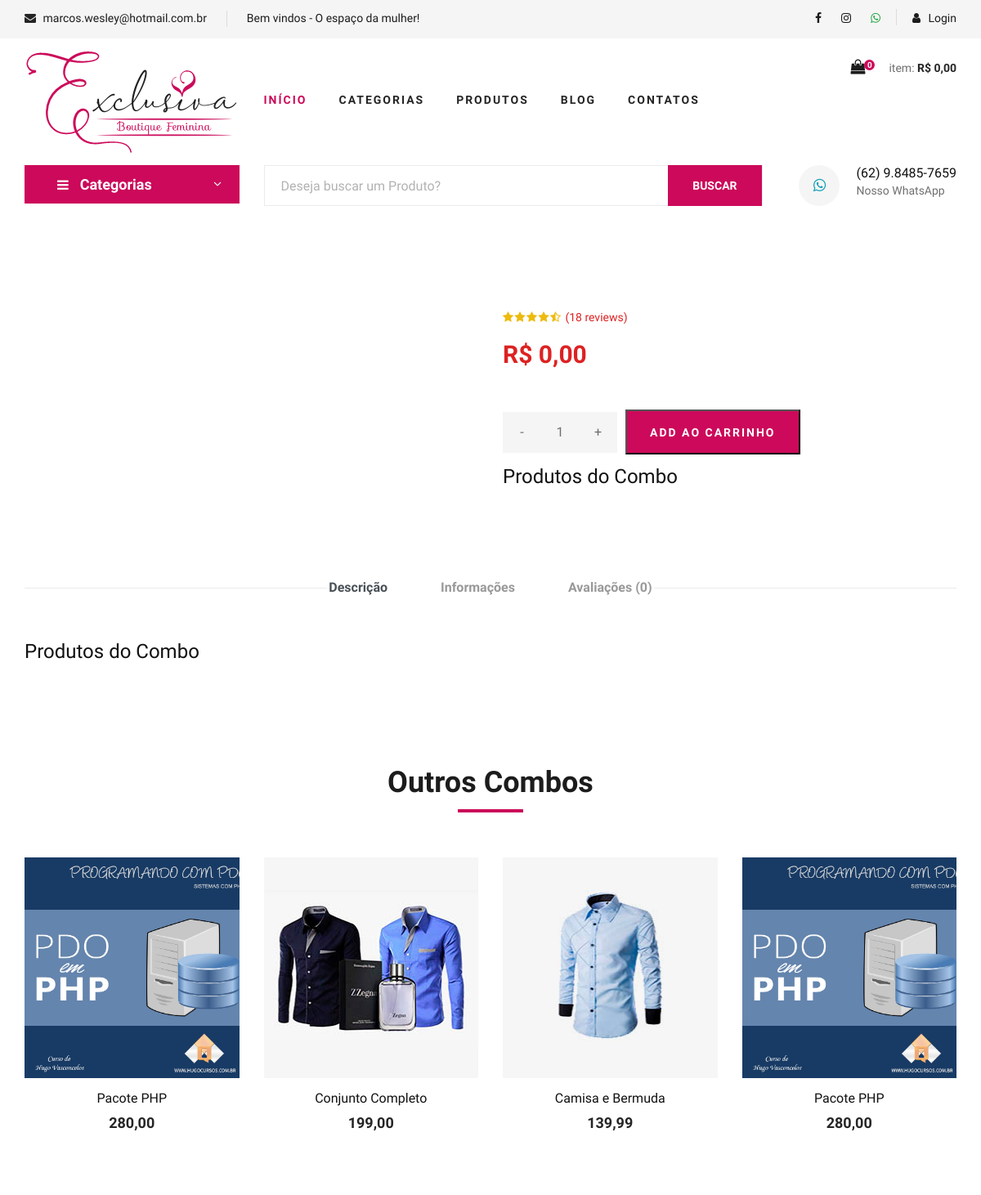
The app's page /combo.php with its own data.
### tables this page shows
CREATE TABLE `combos` (
  `id` int(11) NOT NULL AUTO_INCREMENT,
  `nome` varchar(100) NOT NULL,
  `nome_url` varchar(50) NOT NULL,
  `descricao` varchar(1000) NOT NULL,
  `descricao_longa` text NOT NULL,
  `valor` decimal(8,2) NOT NULL,
  `imagem` varchar(100) NOT NULL,
  `tipo_envio` int(1) NOT NULL,
  `palavras` varchar(250) NOT NULL,
  `ativo` varchar(5) NOT NULL,
  `peso` double(8,2) NOT NULL,
  `largura` double(8,2) NOT NULL,
  `altura` double(8,2) NOT NULL,
  `comprimento` double(8,2) NOT NULL,
  `valor_frete` decimal(10,2) DEFAULT NULL,
  `vendas` int(11) DEFAULT NULL,
  `link` varchar(150) DEFAULT NULL,
  PRIMARY KEY (`id`)
);

### combo.php (the view, shortened to what this page needs)
<?php
$produto_get = @$_GET['nome'];
?>
<?php
require_once("cabecalho.php");
require_once("cabecalho-busca.php");
$query = $pdo->query("SELECT * FROM combos where nome_url = '$produto_get' ");
$res = $query->fetchAll(PDO::FETCH_ASSOC);
$valor = $res[0]['valor'];
$id_produto = $res[0]['id'];
$valor = number_format($valor, 2, ',', '.');
?>
<section class="product-details spad">
    <div class="container">
        <div class="row">
            <div class="col-lg-6 col-md-6">
                <div class="product__details__pic">
                    <div class="product__details__pic__item">
                    </div>
                </div>
            </div>
            <div class="col-lg-6 col-md-6">
                <div class="product__details__text">
                    <div class="product__details__rating">
                        <i class="fa fa-star"></i>
                        <i class="fa fa-star"></i>
                        <i class="fa fa-star"></i>
                        <i class="fa fa-star"></i>
                        <i class="fa fa-star-half-o"></i>
                        <span>(18 reviews)</span>
                    </div>
                    <div class="product__details__price">R$ <?php echo $valor ?></div>
                    <form method="post" id="form-add">
                        <div class="product__details__quantity">
                            <div class="quantity">
                                <div class="pro-qty">
                                    <input type="text" name="quantidade" value="1">
                                </div>
                            </div>
                        </div>
                        <button class="primary-btn" id="btn-add-car">ADD AO CARRINHO</button>
                    </form>
                    <h4 class="mt-2">Produtos do Combo</h4>
                  </div>
              </div>
          </div>
          <div class="row">
              <div class="col-lg-12">
                <div class="product__details__tab">
                    <ul class="nav nav-tabs" role="tablist">
                        <li class="nav-item">
                            <a class="nav-link active" data-toggle="tab" href="#tabs-1" role="tab"
                            aria-selected="true">Descrição</a>
                        </li>
                        <li class="nav-item">
                            <a class="nav-link" data-toggle="tab" href="#tabs-2" role="tab"
                            aria-selected="false">Informações</a>
                        </li>
                       <?php
                            $query = $pdo->query("SELECT * FROM avaliacoes where id_produto = '$id_produto' ");
                            $res = $query->fetchAll(PDO::FETCH_ASSOC);
                            $total_aval = @count($res);
                         ?>
                        <li class="nav-item">
                            <a class="nav-link" data-toggle="tab" href="#tabs-3" role="tab"
                            aria-selected="false">Avaliações <span>(<?php echo $total_aval ?>)</span></a>
                        </li>
                    </ul>
                    <div class="tab-content">
                        <div class="tab-pane active" id="tabs-1" role="tabpanel">
                            <div class="product__details__tab__desc">
                                <h4 class="mt-2 mb-4">Produtos do Combo</h4>
                            </div>
                        </div>
                    </div>
                </div>
            </div>
        </div>
    </div>
</section>
<section class="related-product">
    <div class="container">
        <div class="row">
            <div class="col-lg-12">
                <div class="section-title related__product__title">
                    <h2>Outros Combos</h2>
                </div>
            </div>
        </div>
        <div class="row">
            <div class="categories__slider owl-carousel">
                <?php
                $query = $pdo->query("SELECT * FROM combos order by id desc limit 10 ");
                $res = $query->fetchAll(PDO::FETCH_ASSOC);
                for ($i=0; $i < count($res); $i++) {
                  $nome = $res[$i]['nome'];
                  $valor = $res[$i]['valor'];
                  $nome_url = $res[$i]['nome_url'];
                  $imagem = $res[$i]['imagem'];
                  $valor = number_format($valor, 2, ',', '.');
                  ?>
                  <div class="col-lg-3 col-md-4 col-sm-6 mix sapatos fresh-meat">
                      <div class="product__item">
                        <div class="product__item__pic set-bg" data-setbg="img/combos/<?php echo $imagem ?>">
                            </div>
                            <div class="product__item__text">
                                <a href="combo-<?php echo $nome_url ?>"><h6><?php echo $nome ?></h6>
                                    <h5><?php echo $valor ?></h5></a>
                                </div>
                            </div>
                        </div>
                    <?php } ?>
                </div>
            </div>
        </div>
    </section>
    <?php
    require_once("rodape.php");
    ?>

### css/style.css (style rules this page uses)
html, body { height: 100%; font-family: "Cairo", sans-serif; -webkit-font-smoothing: antialiased; font-smoothing: antialiased; }
h1, h2, h3, h4, h5, h6 { margin: 0; color: #111111; font-weight: 400; font-family: "Cairo", sans-serif; }
h2 { font-size: 36px; }
h4 { font-size: 24px; }
h5 { font-size: 18px; }
h6 { font-size: 16px; }
ul, ol { padding: 0; margin: 0; }
.section-title { margin-bottom: 50px; text-align: center; }
.section-title h2 { color: #1c1c1c; font-weight: 700; position: relative; }
.section-title h2:after { position: absolute; left: 0; bottom: -15px; right: 0; height: 4px; width: 80px; background: #CC095A; content: ""; margin: 0 auto; }
.set-bg { background-repeat: no-repeat; background-size: cover; background-position: top center; }
.spad { padding-top: 100px; padding-bottom: 100px; }
.primary-btn { display: inline-block; font-size: 14px; padding: 10px 28px 10px; color: #ffffff; text-transform: uppercase; font-weight: 700; background: #CC095A; letter-spacing: 2px; }
.categories__slider .col-lg-3 { max-width: 100%; }
.product__item { margin-bottom: 50px; }
.product__item__pic { height: 270px; position: relative; overflow: hidden; }
.product__item__text { text-align: center; padding-top: 15px; }
.product__item__text h6 { margin-bottom: 10px; }
.product__item__text h5 { color: #252525; font-weight: 700; }
.product-details { padding-top: 80px; }
.product__details__pic__item { margin-bottom: 20px; }
.product__details__text .product__details__rating { font-size: 14px; margin-bottom: 12px; }
.product__details__text .product__details__rating i { margin-right: -2px; color: #EDBB0E; }
.product__details__text .product__details__rating span { color: #dd2222; margin-left: 4px; }
.product__details__text .product__details__price { font-size: 30px; color: #dd2222; font-weight: 600; margin-bottom: 15px; }
.product__details__text .primary-btn { padding: 16px 28px 14px; margin-right: 6px; margin-bottom: 5px; }
.product__details__quantity { display: inline-block; margin-right: 6px; }
.pro-qty { width: 140px; height: 50px; display: inline-block; position: relative; text-align: center; background: #f5f5f5; margin-bottom: 5px; }
.pro-qty input { height: 100%; width: 100%; font-size: 16px; color: #6f6f6f; width: 50px; border: none; background: #f5f5f5; text-align: center; }
.product__details__tab { padding-top: 85px; }
.product__details__tab .nav-tabs { border-bottom: none; justify-content: center; position: relative; }
.product__details__tab .nav-tabs:before { position: absolute; left: 0; top: 12px; height: 1px; width: 370px; background: #ebebeb; content: ""; }
.product__details__tab .nav-tabs:after { position: absolute; right: 0; top: 12px; height: 1px; width: 370px; background: #ebebeb; content: ""; }
.product__details__tab .nav-tabs li { margin-bottom: 0; margin-right: 65px; }
.product__details__tab .nav-tabs li:last-child { margin-right: 0; }
.product__details__tab .nav-tabs li a { font-size: 16px; color: #999999; font-weight: 700; border: none; border-top-left-radius: 0; border-top-right-radius: 0; padding: 0; }
.product__details__tab .product__details__tab__desc { padding-top: 44px; }
.related-product { padding-bottom: 30px; }
.related__product__title { margin-bottom: 70px; }
@media only screen and (min-width: 1200px) { .container { max-width: 1170px; } }

### records on screen
combos: shows a picture, nome "Pacote PHP", valor "280,00"
combos: shows a picture, nome "Conjunto Completo", valor "199,00"
combos: shows a picture, nome "Camisa e Bermuda", valor "139,99"

### other values on screen
$email "marcos.wesley@hotmail.com.br"
$texto_destaque "Bem vindos - O espaço da mulher!"
$linhas "0"
$total_c "0,00"
$whatsapp "(62) 9.8485-7659"
$valor "0,00"
$total_aval "0"
